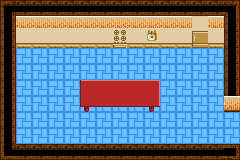

The image is a tile-based game level rendered from a .tmx file. Its description and source (layers, tilesets, objects; grid data summarised) follow:
An orthogonal 15x10 tile map with 16x16 px tiles, 3 tile layers (map 1, map 2, map 3) and 7 objects (mainPlayer).

<map version="1.0" orientation="orthogonal" renderorder="left-down" width="15" height="10" tilewidth="16" tileheight="16" nextobjectid="12">
 <tileset firstgid="1" name="TileSet" tilewidth="16" tileheight="16" tilecount="400">
  <image source="../img/TileSet.png" width="320" height="320" />
 </tileset>
 <layer name="map 1" width="15" height="10">
  <data>[150 cells, 150 non-empty, 8 distinct tile ids]</data>
 </layer>
 <layer name="map 2" width="15" height="10">
  <data>[150 cells, 36 non-empty, 14 distinct tile ids]</data>
 </layer>
 <objectgroup name="player">
  <object id="1" name="mainPlayer" x="207.433" y="115.587" width="16" height="16">
   <properties>
    <property name="frameheight" value="16" />
    <property name="framewidth" value="16" />
    <property name="image" value="Character" />
   </properties>
  </object>
 </objectgroup>
 <layer name="map 3" width="15" height="10">
  <data>[150 cells, 18 non-empty, 4 distinct tile ids]</data>
 </layer>
 <objectgroup color="#ff0000" name="collision">
  <object id="4" x="81.3388" y="85.2306" width="77.8362" height="17.5131" />
  <object id="6" x="1.16754" y="2.33508" width="238.179" height="34.6371" />
  <object id="7" x="0.778362" y="27.2427" width="14.0105" height="130.765" />
  <object id="8" x="224.946" y="29.1886" width="15.9564" height="75.1119" />
  <object id="9" x="-0.778362" y="152.948" width="240.903" height="7.00525" />
  <object id="10" x="239.735" y="96.906" width="10.5079" height="62.6581" />
 </objectgroup>
</map>